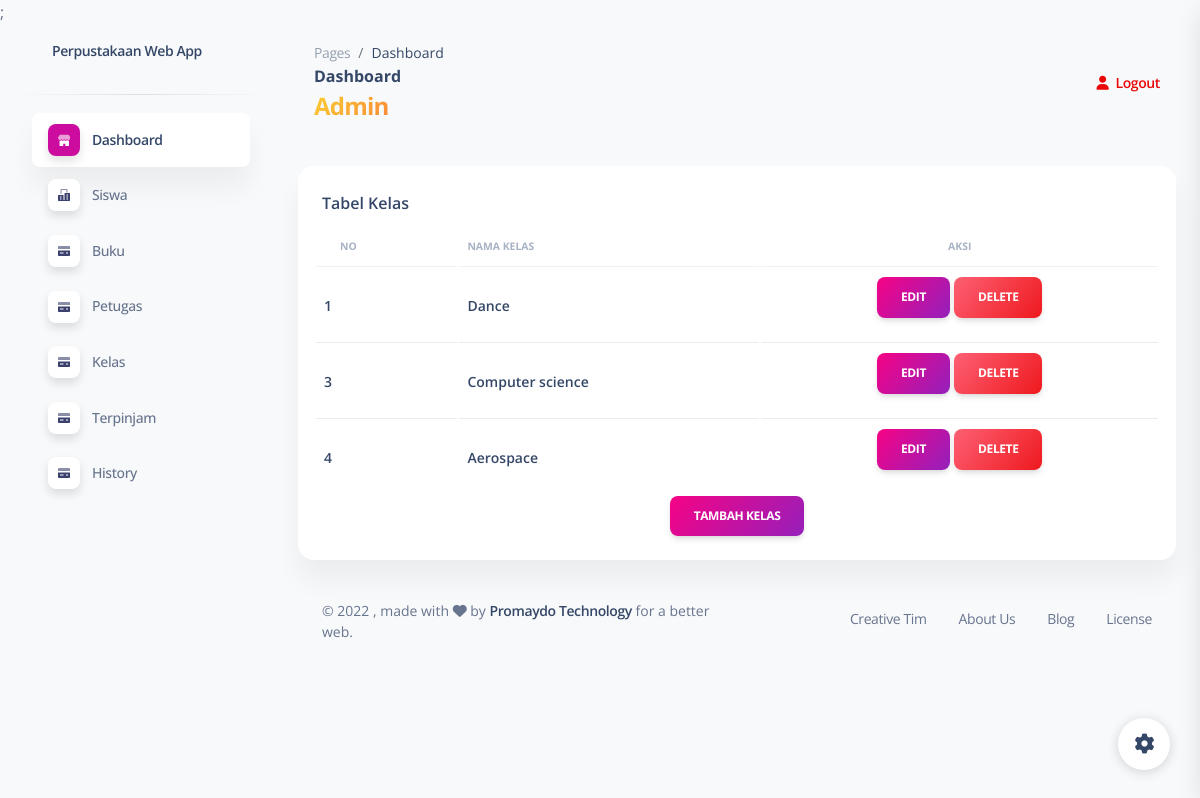
The page /admin/kelas.php (signed in) on the database its author committed.
### tables this page shows
CREATE TABLE `kelas` (
  `id_kelas` int(11) NOT NULL,
  `nama_kelas` varchar(255) NOT NULL
);

### admin/kelas.php (the view, shortened to what this page needs)
<?php
include 'config.php';
$result = mysqli_query($db, "SELECT * FROM kelas");
?>
<!DOCTYPE html>
<html lang="en">
<head>
  <link href="../assets/css/nucleo-icons.css" rel="stylesheet" />
  <link href="../assets/css/nucleo-svg.css" rel="stylesheet" />
  <link href="../assets/css/nucleo-svg.css" rel="stylesheet" />
  <link id="pagestyle" href="../assets/css/soft-ui-dashboard.css?v=1.0.6" rel="stylesheet" />
</head>
<body class="g-sidenav-show bg-gray-100">
  <?php include '../sidemenu.php'; ?>
  <main class="main-content position-relative max-height-vh-100 h-100 border-radius-lg">
    <nav class="navbar navbar-main navbar-expand-lg px-0 mx-4 shadow-none border-radius-xl" id="navbarBlur" navbar-scroll="true">
      <div class="container-fluid py-1 px-3">
        <nav aria-label="breadcrumb">
          <ol class="breadcrumb bg-transparent mb-0 pb-0 pt-1 px-0 me-sm-6 me-5">
            <li class="breadcrumb-item text-sm"><a class="opacity-5 text-dark" href="javascript:;">Pages</a></li>
            <li class="breadcrumb-item text-sm text-dark active" aria-current="page">Dashboard</li>
          </ol>
          <h6 class="font-weight-bolder mb-0">Dashboard</h6>
              <div class="nama-petugas">
                <h4 class="font-weight-bolder text-warning text-gradient">Admin</h4>
              </div>
        </nav>
        <div class="collapse navbar-collapse mt-sm-0 mt-2 me-md-0 me-sm-4" id="navbar">
          <ul class="navbar-nav justify-content-end">
            <li class="nav-item d-flex align-items-center">
              <a href="../logout.php" class="nav-link text-danger font-weight-bold px-0">
                <i class="fa fa-user me-sm-1"></i>
                <span class="d-sm-inline d-none">Logout</span>
              </a>
            </li>
          </ul>
        </div>
      </div>
    </nav>
    <div class="container-fluid py-4">
      <div class="row">
        <div class="col-12">
          <div class="card mb-4">
            <div class="card-header pb-0">
              <h6>Tabel Kelas</h6>
            </div>
            <div class="card-body px-0 pt-0 pb-2">
              <div class="table-responsive p-0">
                <table class="table align-items-center mb-0 px-3">
                  <thead>
                    <tr>
                      <th class="text-uppercase text-secondary text-xxs font-weight-bolder opacity-7">No</th>
                      <th class="text-uppercase text-secondary text-xxs font-weight-bolder opacity-7 ps-2">Nama Kelas</th>
                      <th class="text-uppercase text-secondary text-center text-xxs font-weight-bolder opacity-7">Aksi</th>
                    </tr>
                  </thead>
                  <tbody class="posts-list">
                    <?php
                    while ($data = mysqli_fetch_array($result)) {
                    ?>
                      <tr>
                        <td>
                          <div>
                            <h6 class="mb-0 text-sm"><?php echo $data['id_kelas'] ?></h6>
                          </div>
                        </td>
                        <td>
                          <div>
                            <h6 class="mb-0 text-sm"><?php echo $data['nama_kelas'] ?></h6>
                          </div>
                        </td>
                        <td class="text-center">
                          <a href="editkelas.php?id=<?= $data['id_kelas'] ?>" class="btn bg-gradient-primary">Edit</a>
                          <a href="deletekelas.php?id=<?= $data['id_kelas'] ?>" class="btn bg-gradient-danger">Delete</a>
                        </td>
                      </tr>
                    <?php
                    } ?>
                  </tbody>
                </table>
              </div>
              <div class="text-center">
                <a href="tambahkelas.php" class="btn bg-gradient-primary">Tambah Kelas</a>
              </div>
            </div>
          </div>
        </div>
      </div>
      <footer class="footer pt-3">
        <div class="container-fluid">
          <div class="row align-items-center justify-content-lg-between">
            <div class="col-lg-6 mb-lg-0 mb-4">
              <div class="copyright text-center text-sm text-muted text-lg-start">
                ©
                , made with <i class="fa fa-heart"></i> by
                <a href="https://www.promaydo.net" class="font-weight-bold" target="_blank">Promaydo Technology</a>
                for a better web.
              </div>
            </div>
            <div class="col-lg-6">
              <ul class="nav nav-footer justify-content-center justify-content-lg-end">
                <li class="nav-item">
                  <a href="https://www.creative-tim.com" class="nav-link text-muted" target="_blank">Creative Tim</a>
                </li>
                <li class="nav-item">
                  <a href="https://www.creative-tim.com/presentation" class="nav-link text-muted" target="_blank">About Us</a>
                </li>
                <li class="nav-item">
                  <a href="https://www.creative-tim.com/blog" class="nav-link text-muted" target="_blank">Blog</a>
                </li>
                <li class="nav-item">
                  <a href="https://www.creative-tim.com/license" class="nav-link pe-0 text-muted" target="_blank">License</a>
                </li>
              </ul>
            </div>
          </div>
        </div>
      </footer>
    </div>
  </main>
  <div class="fixed-plugin">
    <a class="fixed-plugin-button text-dark position-fixed px-3 py-2">
      <i class="fa fa-cog py-2"> </i>
    </a>
  </div>
</body>
</html>

### rows shown on the page
kelas: id_kelas "1", nama_kelas "Dance"
kelas: id_kelas "3", nama_kelas "Computer science"
kelas: id_kelas "4", nama_kelas "Aerospace"
